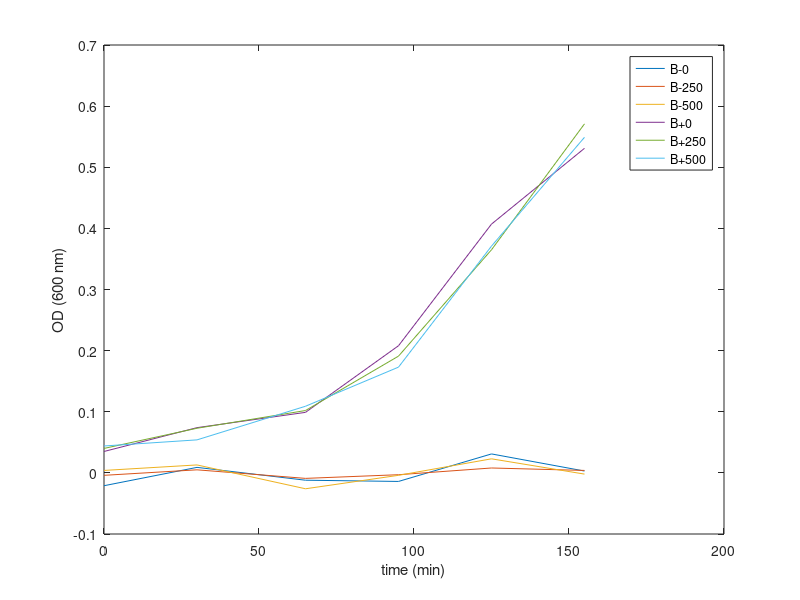

This figure's MATLAB source: (Note: this script raises an error after producing the figure.)
% Curve Fitting - Modified Logistic Growth
% UCI COSMOS 2022:  Tissue and Tumor Modeling (Cluster 3)

% clear all

% For the user to run this curve-fitting routine, the workspace must
% contain the vectors Time and Population. These vectors can be either data
% loaded from GroupX_ModifiedLogisticData.mat from week 1, or experiemental
% data manually entered with the appropriate names.

Time = [0,30,65,95,125,155]; % minutes
Population = [-.021,.009,-.012,-.014,.031,.003; % no bacteria 0 glucose
              -.004,.005,-.009,-.003,.008,.004; % no bacteria 250uM glucose
              .004,.013,-.026,-.004,.023,-.002; % no bacteria 500 uM glucose
              .035,.074,.099,.208,.407,.531; % bacteria 0 glucose
              .040,.073,.102,.191,.365,.571; % bacteria 250uM glucose
              .044,.054,.109,.173,.371,.549]; % bacteria 500uM glucose

figure
plot(Time,Population');
xlabel("time (min)")
ylabel("OD (600 nm)")
legend("B-0","B-250","B-500","B+0","B+250","B+500")

%% User-defined inputs

% Initial guess in the order of:
% [lambdam; theta; InitialPopulation; alpha]
% Note: Order here is important.
initialguess = [1/60; 2; 0.01; 1];

%% Begin Curve Fit

FinalTime = Time(end);

% Transpose population vector and time vectors if they are rows
if size(Population,1) == 1
    Population = Population';
end
if size(Time,1) == 1
    Time = Time';
end

% Find parameter values minimizing error.
min_0 = fminsearch(@(x) CF_Error_ModLog2022(x,Time,Population(4,:)'),initialguess);

lambdam = min_0(1);            % Growth rate
theta = min_0(2);              % Carrying Capacity
InitialPopulation = min_0(3);  % Initial Population
alpha = min_0(4);              % Exponent

[h,N,times] = CF_Sim_ModLog2022(lambdam,theta,InitialPopulation,alpha,Time,true);

%% Plotting

figure,plot(Time,Population(4,:)','ro',times,N,'r')
err_0 = sum((Population(4,:)' - h).^2);
text(Time(4)+5,Population(4,4),['SSE = ', num2str(err_0)],'Color','r');
xlabel('Time','FontWeight','bold')
ylabel('Population','FontWeight','bold')
grid on
hold on

% 250 uM glucose
min_250 = fminsearch(@(x) CF_Error_ModLog2022(x,Time,Population(5,:)'),initialguess);
[h,N,times] = CF_Sim_ModLog2022(min_250(1), min_250(2), min_250(3), min_250(4),Time,true);
err_250 = sum((Population(5,:)' - h).^2);
plot(Time,Population(5,:)','bx',times,N,'b')
text(Time(4)+5,Population(5,4),['SSE = ', num2str(err_250)],'Color','b');

% 500 uM glucose
min_500 = fminsearch(@(x) CF_Error_ModLog2022(x,Time,Population(6,:)'),initialguess);
[h,N,times] = CF_Sim_ModLog2022(min_500(1), min_500(2), min_500(3), min_500(4),Time,true);
err_500 = sum((Population(6,:)' - h).^2);
plot(Time,Population(6,:)','m+',times,N,'m')
text(Time(4)+5,Population(6,4),['SSE = ', num2str(err_500)],'Color','m');

title('Modified Logistic Growth Curve Fit','FontSize',12,'FontWeight','bold')
set(gca,'FontWeight','bold')
legend('Data (no glucose)','Curve fit (no glucose)', 'Data (250uM glucose)','Curve fit (250uM glucose)', ...
    'Data (500uM glucose)', 'Curve fit (500uM glucose)')

